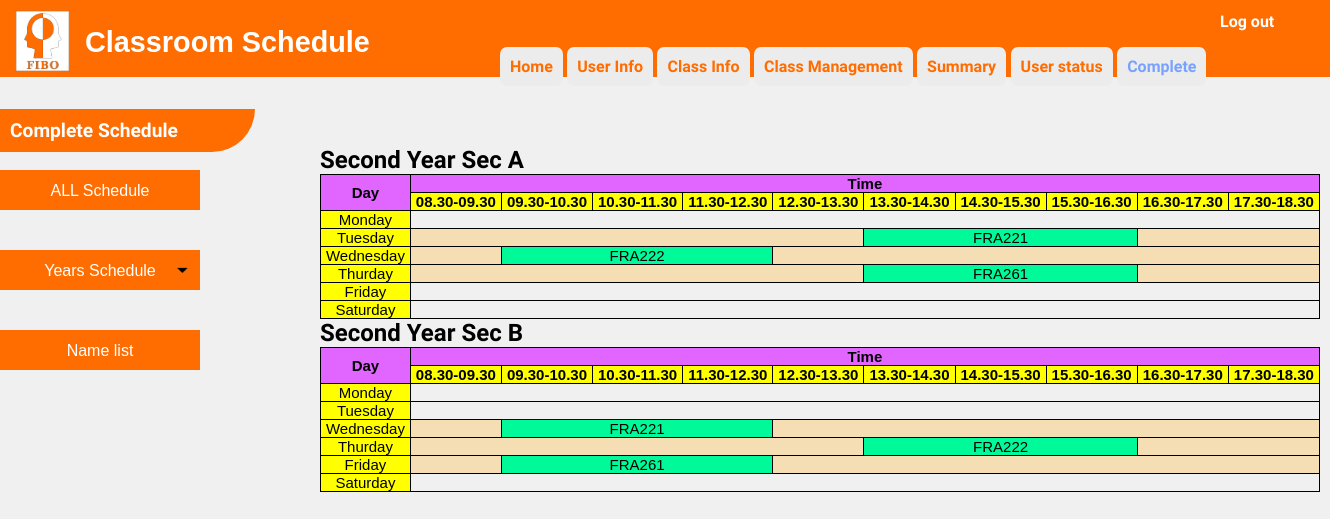
Page /admin7-b2.php on the committed database.
### tables this page shows
CREATE TABLE `table_subject_description_output` (
  `No` int(100) NOT NULL,
  `subject_level` varchar(100) NOT NULL,
  `subject_code` varchar(100) NOT NULL,
  `subject_room` varchar(100) NOT NULL,
  `subject_hour_per_week` varchar(100) NOT NULL,
  `subject_hour_per_day` varchar(100) NOT NULL,
  `subject_sec` varchar(100) NOT NULL,
  `Day` varchar(100) NOT NULL,
  `start_time` varchar(100) NOT NULL
);

### admin7-b2.php (the view, shortened to what the rows shown need)
<?php
      require 'dbconfig/config.php';
?>
<!DOCTYPE html>
<html lang="en">
  <head>
    <link rel="stylesheet" type="text/css" href="css/admin7-1.css">
    <link rel="stylesheet" type="text/css" href="css/admin7-2.css">
  </head>
  <body >
        <div  style="margin-top: -300px; margin-left: 320px" class="show">
        <h1>Second Year Sec A</h1>
        <table>
        <tr class="head">
            <th rowspan="2">
                Day
            </th>
            <th colspan="10">
                Time
            </th>
        </tr>
        <tr  class="head-time">
            <th>
                08.30-09.30
            </th>
            <th>
                09.30-10.30
            </th>
            <th>
                10.30-11.30
            </th>
            <th>
                11.30-12.30
            </th>
            <th>
                12.30-13.30
            </th>
            <th>
                13.30-14.30
            </th>
            <th>
                14.30-15.30
            </th>
            <th>
                15.30-16.30
            </th>
            <th>
                16.30-17.30
            </th>
            <th>
                17.30-18.30
            </th>
        </tr>
    <tr>
        <td style="background-color: yellow">
            Tuesday
        </td>
        <?php
            $count = 0;
            $check1 = 0;
            $check2 = 0;
            $check3 = 0;
            $sql = "SELECT * FROM table_subject_description_output";
            $smyData = mysqli_query($con, $sql);
            while($row = mysqli_fetch_array($smyData)) {
                $hour = (int)$row['subject_hour_per_day'];
                $time = (int)$row['start_time'];
                if($row['subject_level'] == "2" ) {
                    if($row['subject_sec'] == "A") {
                        if($row['Day'] == "1"){
                            if($time == 99) {
                                echo "<td style='background-color: wheat;' colspan='10'></td>";
                            }
                            else if($time >= 0) {
                                $count = $count + 1;
                                if($count == 1) {
                                    if($time == 0) {
                                        echo "<td style='background-color: #00FA9A' colspan='$hour'>" . $row['subject_code'] . "</td>";
                                        $check1 = $check1 + $hour;
                                    }
                                    else if($time > 0) {
                                        echo "<td style='background-color: wheat;' colspan='$time'></td>";
                                        echo "<td style='background-color: #00FA9A' colspan='$hour'>" . $row['subject_code'] . "</td>";
                                        $check1 = $check1 + $time + $hour;
                                    }
                                }
                            }
                        }
                    }
                }
            }
            $total = $check1 + $check2 + $check3;
            if(!$total == 0) {
                echo "<td style='background-color: wheat;' colspan='10-$total'></td>";
            }
        ?>
    </tr>
    <tr>
        <td style="background-color: yellow">
            Wednesday
        </td>
        <?php
            $count = 0;
            $check1 = 0;
            $check2 = 0;
            $check3 = 0;
            $sql = "SELECT * FROM table_subject_description_output";
            $smyData = mysqli_query($con, $sql);
            while($row = mysqli_fetch_array($smyData)) {
                $hour = (int)$row['subject_hour_per_day'];
                $time = (int)$row['start_time'];
                if($row['subject_level'] == "2" ) {
                    if($row['subject_sec'] == "A") {
                        if($row['Day'] == "2"){
                            if($time == 99) {
                                echo "<td style='background-color: wheat;' colspan='10'></td>";
                            }
                            else if($time >= 0) {
                                $count = $count + 1;
                                if($count == 1) {
                                    if($time == 0) {
                                        echo "<td style='background-color: #00FA9A' colspan='$hour'>" . $row['subject_code'] . "</td>";
                                        $check1 = $check1 + $hour;
                                    }
                                    else if($time > 0) {
                                        echo "<td style='background-color: wheat;' colspan='$time'></td>";
                                        echo "<td style='background-color: #00FA9A' colspan='$hour'>" . $row['subject_code'] . "</td>";
                                        $check1 = $check1 + $time + $hour;
                                    }
                                }
                            }
                        }
                    }
                }
            }
            $total = $check1 + $check2 + $check3;
            if(!$total == 0) {
                echo "<td style='background-color: wheat;' colspan='10-$total'></td>";
            }
        ?>
    </tr>
    <tr>
        <td style="background-color: yellow">
            Thurday
        </td>
        <?php
            $count = 0;
            $check1 = 0;
            $check2 = 0;
            $check3 = 0;
            $sql = "SELECT * FROM table_subject_description_output";
            $smyData = mysqli_query($con, $sql);
            while($row = mysqli_fetch_array($smyData)) {
                $hour = (int)$row['subject_hour_per_day'];
                $time = (int)$row['start_time'];
                if($row['subject_level'] == "2" ) {
                    if($row['subject_sec'] == "A") {
                        if($row['Day'] == "3"){
                            if($time == 99) {
                                echo "<td style='background-color: wheat;' colspan='10'></td>";
                            }
                            else if($time >= 0) {
                                $count = $count + 1;
                                if($count == 1) {
                                    if($time == 0) {
                                        echo "<td style='background-color: #00FA9A' colspan='$hour'>" . $row['subject_code'] . "</td>";
                                        $check1 = $check1 + $hour;
                                    }
                                    else if($time > 0) {
                                        echo "<td style='background-color: wheat;' colspan='$time'></td>";
                                        echo "<td style='background-color: #00FA9A' colspan='$hour'>" . $row['subject_code'] . "</td>";
                                        $check1 = $check1 + $time + $hour;
                                    }
                                }
                            }
                        }
                    }
                }
            }
            $total = $check1 + $check2 + $check3;
            if(!$total == 0) {
                echo "<td style='background-color: wheat;' colspan='10-$total'></td>";
            }
        ?>
    </tr>
        </table>
        <h1>Second Year Sec B</h1>
        <table>
        <tr class="head">
            <th rowspan="2">
                Day
            </th>
            <th colspan="10">
                Time
            </th>
        </tr>
        <tr  class="head-time">
            <th>
                08.30-09.30
            </th>
            <th>
                09.30-10.30
            </th>
            <th>
                10.30-11.30
            </th>
            <th>
                11.30-12.30
            </th>
            <th>
                12.30-13.30
            </th>
            <th>
                13.30-14.30
            </th>
            <th>
                14.30-15.30
            </th>
            <th>
                15.30-16.30
            </th>
            <th>
                16.30-17.30
            </th>
            <th>
                17.30-18.30
            </th>
        </tr>
    <tr>
        <td style="background-color: yellow">
            Wednesday
        </td>
        <?php
            $count = 0;
            $check1 = 0;
            $check2 = 0;
            $check3 = 0;
            $sql = "SELECT * FROM table_subject_description_output";
            $smyData = mysqli_query($con, $sql);
            while($row = mysqli_fetch_array($smyData)) {
                $hour = (int)$row['subject_hour_per_day'];
                $time = (int)$row['start_time'];
                if($row['subject_level'] == "2" ) {
                    if($row['subject_sec'] == "B") {
                        if($row['Day'] == "2"){
                            if($time == 99) {
                                echo "<td style='background-color: wheat;' colspan='10'></td>";
                            }
                            else if($time >= 0) {
                                $count = $count + 1;
                                if($count == 1) {
                                    if($time == 0) {
                                        echo "<td style='background-color: #00FA9A' colspan='$hour'>" . $row['subject_code'] . "</td>";
                                        $check1 = $check1 + $hour;
                                    }
                                    else if($time > 0) {
                                        echo "<td style='background-color: wheat;' colspan='$time'></td>";
                                        echo "<td style='background-color: #00FA9A' colspan='$hour'>" . $row['subject_code'] . "</td>";
                                        $check1 = $check1 + $time + $hour;
                                    }
                                }
                            }
                        }
                    }
                }
            }
            $total = $check1 + $check2 + $check3;
            if(!$total == 0) {
                echo "<td style='background-color: wheat;' colspan='10-$total'></td>";
            }
        ?>
    </tr>
    <tr>
        <td style="background-color: yellow">
            Thurday
        </td>
        <?php
            $count = 0;
            $check1 = 0;
            $check2 = 0;
            $check3 = 0;
            $sql = "SELECT * FROM table_subject_description_output";
            $smyData = mysqli_query($con, $sql);
            while($row = mysqli_fetch_array($smyData)) {
                $hour = (int)$row['subject_hour_per_day'];
                $time = (int)$row['start_time'];
                if($row['subject_level'] == "2" ) {
                    if($row['subject_sec'] == "B") {
                        if($row['Day'] == "3"){
                            if($time == 99) {
                                echo "<td style='background-color: wheat;' colspan='10'></td>";
                            }
                            else if($time >= 0) {
                                $count = $count + 1;
                                if($count == 1) {
                                    if($time == 0) {
                                        echo "<td style='background-color: #00FA9A' colspan='$hour'>" . $row['subject_code'] . "</td>";
                                        $check1 = $check1 + $hour;
                                    }
                                    else if($time > 0) {
                                        echo "<td style='background-color: wheat;' colspan='$time'></td>";
                                        echo "<td style='background-color: #00FA9A' colspan='$hour'>" . $row['subject_code'] . "</td>";
                                        $check1 = $check1 + $time + $hour;
                                    }
                                }
                            }
                        }
                    }
                }
            }
            $total = $check1 + $check2 + $check3;
            if(!$total == 0) {
                echo "<td style='background-color: wheat;' colspan='10-$total'></td>";
            }
        ?>
    </tr>
    <tr>
        <td style="background-color: yellow">
            Friday
        </td>
        <?php
            $count = 0;
            $check1 = 0;
            $check2 = 0;
            $check3 = 0;
            $sql = "SELECT * FROM table_subject_description_output";
            $smyData = mysqli_query($con, $sql);
            while($row = mysqli_fetch_array($smyData)) {
                $hour = (int)$row['subject_hour_per_day'];
                $time = (int)$row['start_time'];
                if($row['subject_level'] == "2" ) {
                    if($row['subject_sec'] == "B") {
                        if($row['Day'] == "4"){
                            if($time == 99) {
                                echo "<td style='background-color: wheat;' colspan='10'></td>";
                            }
                            else if($time >= 0) {
                                $count = $count + 1;
                                if($count == 1) {
                                    if($time == 0) {
                                        echo "<td style='background-color: #00FA9A' colspan='$hour'>" . $row['subject_code'] . "</td>";
                                        $check1 = $check1 + $hour;
                                    }
                                    else if($time > 0) {
                                        echo "<td style='background-color: wheat;' colspan='$time'></td>";
                                        echo "<td style='background-color: #00FA9A' colspan='$hour'>" . $row['subject_code'] . "</td>";
                                        $check1 = $check1 + $time + $hour;
                                    }
                                }
                            }
                        }
                    }
                }
            }
            $total = $check1 + $check2 + $check3;
            if(!$total == 0) {
                echo "<td style='background-color: wheat;' colspan='10-$total'></td>";
            }
        ?>
    </tr>
        </table>
        </div>
  </body>
</html>

### rows in the picture
table_subject_description_output: subject_code "FRA221"
table_subject_description_output: subject_code "FRA222"
table_subject_description_output: subject_code "FRA261"
table_subject_description_output: subject_code "FRA221"
table_subject_description_output: subject_code "FRA222"
table_subject_description_output: subject_code "FRA261"
